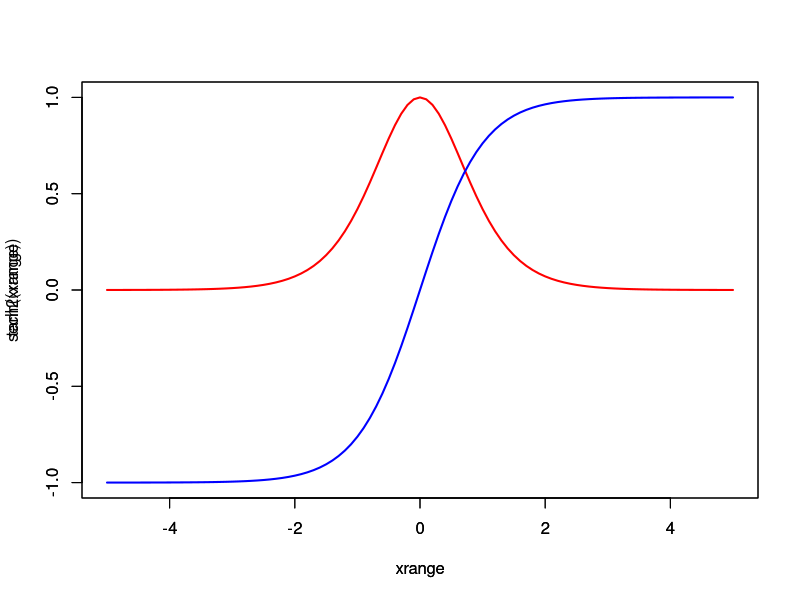
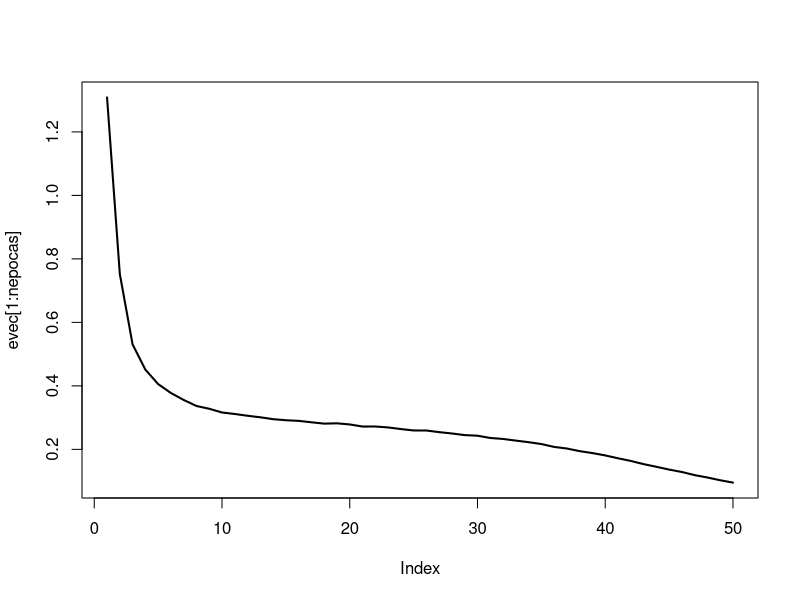

Write the R code that produced these figures, in order.
rm(list = ls())
# load("C:\\dev\\rna-2023-1\\data2classXOR.txt")

sech2 <- function(u) {
  
    return (((2/(exp(u) + exp(-u)) * 2/(exp(u) + exp(-u)))))
}

xrange <- seq(-5, 5, 0.1)

plot(xrange, sech2(xrange), type="l", xlim=c(-5, 5), ylim=c(-1,1), col = "red", lwd = 2)
par(new = TRUE)
plot(xrange, tanh(xrange), type="l", xlim=c(-5, 5), ylim=c(-1,1),  col = "blue", lwd = 2)

# inicializa os pesos

w95 <- runif(1) - 0.5
w96 <- runif(1) - 0.5
w97 <- runif(1) - 0.5

w106 <- runif(1) - 0.5
w107 <- runif(1) - 0.5
w108 <- runif(1) - 0.5

w61 <- runif(1) - 0.5
w62 <- runif(1) - 0.5
w63 <- runif(1) - 0.5

w72 <- runif(1) - 0.5
w73 <- runif(1) - 0.5
w74 <- runif(1) - 0.5

# dados de treinamento: usa o ou exclusivo

xtrain <- matrix(c(0, 0, 0, 1, 1, 0, 1, 1), nrow = 4, ncol = 2, byrow = T)

# os dados de treinamento tem que ser com -1 e 1, pois a funcao de ativacao tanh 
# trabalha com -1 a 1
ytrain <- matrix(c(-1, 1, 1, -1, 1, -1, -1, 1), nrow = 4, ncol = 2, byrow = T)

maxepocas <- 10000
nepocas <- 0
tol <- 0.1
eepoca <- tol + 1
N <- nrow(xtrain)  # numero de amostras
eta <- 0.1
evec <- matrix(nrow = maxepocas, ncol = 1)

i1 <- 1
i4 <- 1
i5 <- 1
i8 <- 1

while ((nepocas < maxepocas) && (eepoca > tol)) {
  ei2 <- 0 # erro quadrado
  xseq <- sample(N) # define sequencia
  for (i in 1:N) {
    irand <- xseq[i] # pega uma amostra aleatoria
    
    xin <- xtrain[irand,] # da linha irand com todas as colunas
    yd <- xtrain[irand,] # y desejado
    i2 <- xin[2]
    i3 <- xin[1]
    
    yd9 <- yd[2]
    yd10 <- yd[1]
    
    u6 <- i1 * w61 + i2 * w62 + i3 * w63
    u7 <- i2 * w72 + i3 * 732 + i4 * w74
    
    i6 <- tanh(u6)
    i7 <- tanh(u7)
    
    u9 <- i5 * w95 + i6 * w96 + i7 * w97
    u10 <- i6 * w106 + i7 * w107 + i8 * w108
    
    i9 <- tanh(u9)
    i10 <- tanh(u10)
    
    e9 <- yd9 - i9
    e10 <- yd10 - i10
    
    d9 <- e9 * sech2(u9) # delta9, simbolo do impulso unitario
    d10 <- e10 * sech2(u10)
    
    e6 <- d9 * w96 + d10 * w106
    e7 <- d9 * w97 + d10 * w107
    
    d6 <- e6 * sech2(u6)
    d7 <- e7 * sech2(u7)
    
    # agora vem o ajuste
    dw95 <- eta * d9 * i5
    dw96 <- eta * d9 * i6
    dw97 <- eta * d9 * i7
    
    dw106 <- eta * d10 * i6
    dw107 <- eta * d10 * i7
    dw108 <- eta * d10 * i8
    
    dw61 <- eta * d6 * i1
    dw62 <- eta * d6 * i2
    dw63 <- eta * d6 * i3
    
    dw72 <- eta * d7 * i2
    dw73 <- eta * d7 * i3
    dw74 <- eta * d7 * i4
    
    w95 <- w95 + dw95 # ajuste
    w96 <- w96 + dw96
    w97 <- w97 + dw97
    
    w106 <- w106 + dw106
    w107 <- w107 + dw107
    w108 <- w108 + dw108
    
    w61 <- w61 + dw61
    w62 <- w62 + dw62
    w63 <- w63 + dw63
    
    w72 <- w72 + dw72
    w73 <- w73 + dw73
    w74 <- w74 + dw74
    
    # todos os pesos ajustados, agora calcula o erro
    
    ei2 <- ei2 + (e9 * e9) + (e10 * e10)
  }
  
  # incrementa numero de epocas
  nepocas <- nepocas + 1
  evec[nepocas] <- ei2 / N
  
  # armazena erro por epocas
  eepoca <- evec[nepocas]
}

plot(evec[1:nepocas], type = 'l', lwd = 2)



